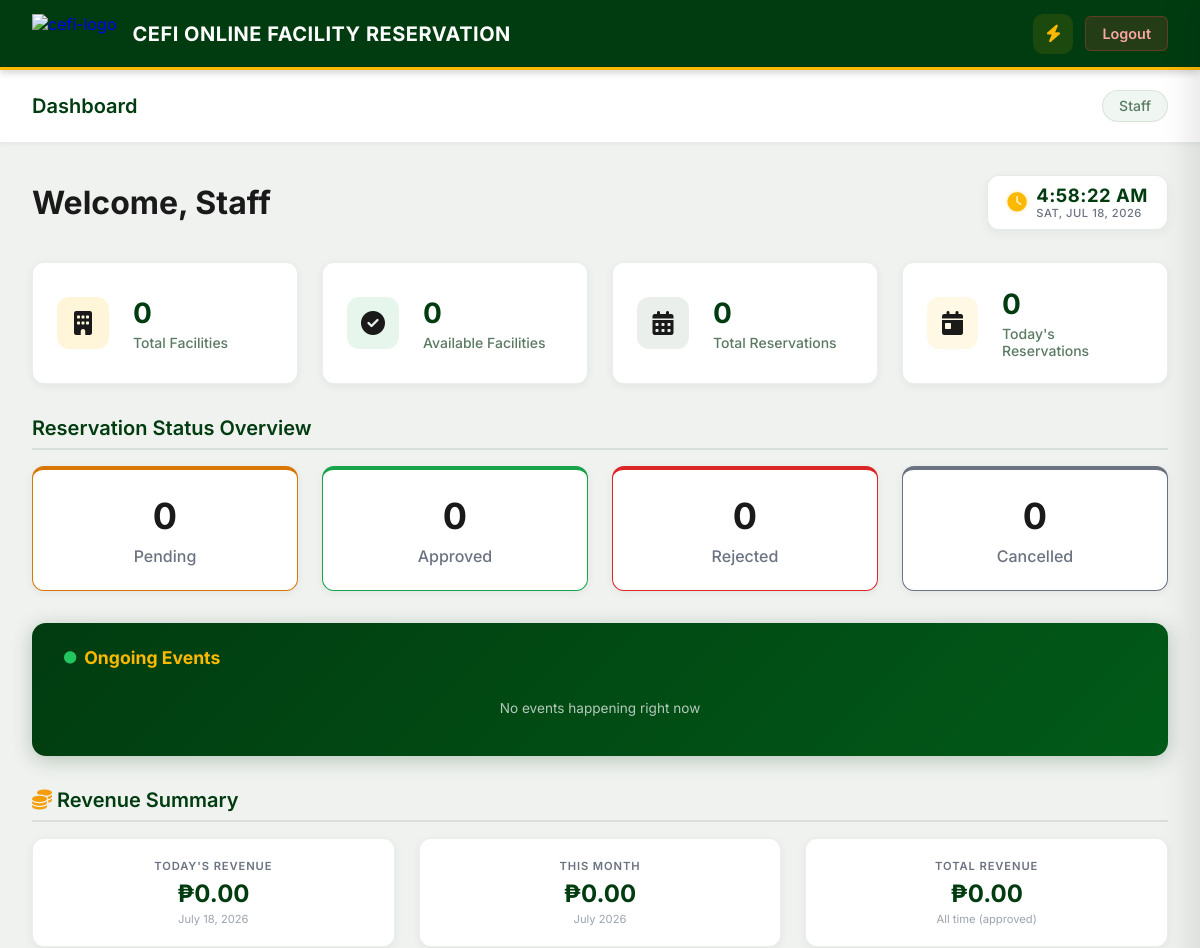
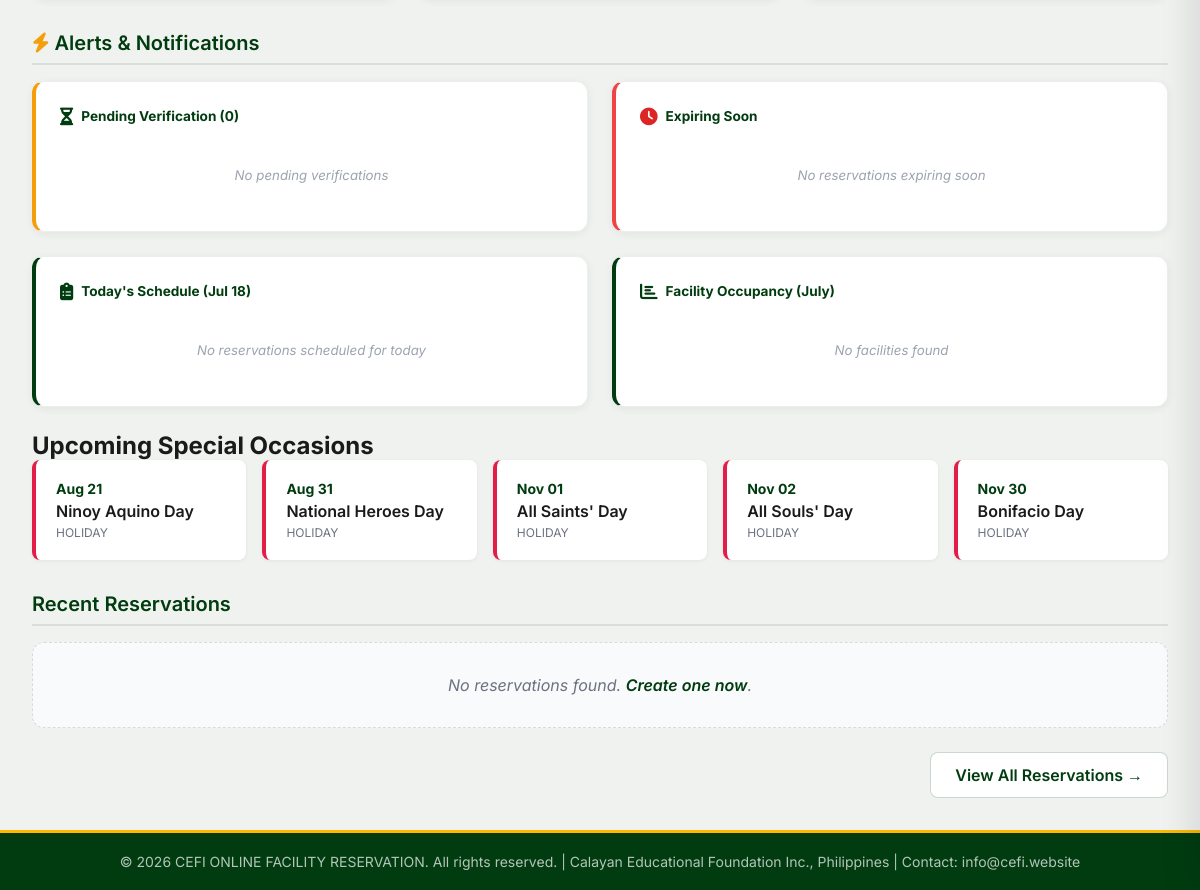
The app's page /dashboard.php (signed in) with its own data (2 pictures, top to bottom).
### tables this page shows
CREATE TABLE special_occasions (
    id INT AUTO_INCREMENT PRIMARY KEY,
    title VARCHAR(255) NOT NULL,
    description TEXT,
    occasion_date DATE NOT NULL,
    end_date DATE DEFAULT NULL,
    type ENUM('SCHOOL_EVENT', 'HOLIDAY', 'BLOCKED', 'ANNOUNCEMENT') DEFAULT 'SCHOOL_EVENT',
    color VARCHAR(20) DEFAULT '#8e44ad',
    is_recurring TINYINT(1) DEFAULT 0,
    created_at TIMESTAMP DEFAULT CURRENT_TIMESTAMP
);

### dashboard.php (the view, shortened to what the rows shown need)
<?php
require_once("config/db.php");
$today = date('Y-m-d');
$upcoming_occ = $conn->query("
    SELECT * FROM special_occasions
    WHERE occasion_date >= '$today'
    ORDER BY occasion_date ASC
    LIMIT 5
");
?>
<!DOCTYPE html>
<html lang="en">
<head>
    <link rel="stylesheet" href="style/dashboard.css">
    <link rel="stylesheet" href="style/navbar.css?v=2">
</head>
<body>
<?php include 'includes/navbar.php'; ?>
<div class="main-content">
    <div class="page-header">
        <h1>Dashboard</h1>
    </div>
    <div class="container loading" id="dashboardContainer">
    <div style="display: flex; justify-content: space-between; align-items: center; margin-bottom: 2rem;">
        <h1 style="margin: 0;">Welcome, Staff</h1>
    </div>
    <h2>Reservation Status Overview</h2>
    <div class="ongoing-banner skeleton-item" style="margin-top: 2rem;">
        <h2><i class="fas fa-circle" style="color:#22c55e;font-size:0.7em;"></i> Ongoing Events</h2>
    </div>
    <h2><i class="fas fa-coins" style="color:#f59e0b;"></i> Revenue Summary</h2>
    <h2><i class="fas fa-bolt" style="color:#f59e0b;"></i> Alerts & Notifications</h2>
    <?php if ($upcoming_occ->num_rows > 0): ?>
    <div class="upcoming-occasions">
        <h2>Upcoming Special Occasions</h2>
        <div class="occasions-grid">
            <?php while($occ = $upcoming_occ->fetch_assoc()):
                $d = date('M d', strtotime($occ['occasion_date']));
            ?>
            <div class="occasion-card" style="border-left-color: <?= $occ['color'] ?>;">
                <div class="occasion-date"><?= $d ?></div>
                <div class="occasion-title"><?= htmlspecialchars($occ['title']) ?></div>
                <div class="occasion-type"><?= str_replace('_', ' ', $occ['type']) ?></div>
            </div>
            <?php endwhile; ?>
        </div>
    </div>
    <?php endif; ?>
    <h2>Recent Reservations</h2>
    </div>
</div>
</body>
</html>

### records on screen
special_occasions: occasion_date "Aug 21", title "Ninoy Aquino Day", type "HOLIDAY"
special_occasions: occasion_date "Aug 31", title "National Heroes Day", type "HOLIDAY"
special_occasions: occasion_date "Nov 01", title "All Saints' Day", type "HOLIDAY"
special_occasions: occasion_date "Nov 02", title "All Souls' Day", type "HOLIDAY"
special_occasions: occasion_date "Nov 30", title "Bonifacio Day", type "HOLIDAY"

### other values on screen
$brand_text "CEFI ONLINE FACILITY RESERVATION"
$total_facilities "0"
$available_facilities "0"
$total_reservations "0"
$today_reservations "0"
$pending_reservations "0"
$approved_reservations "0"
$rejected_reservations "0"
$cancelled_reservations "0"
$revenue_today "0.00"
$revenue_month "0.00"
$revenue_total "0.00"
$pending_verification "0"
